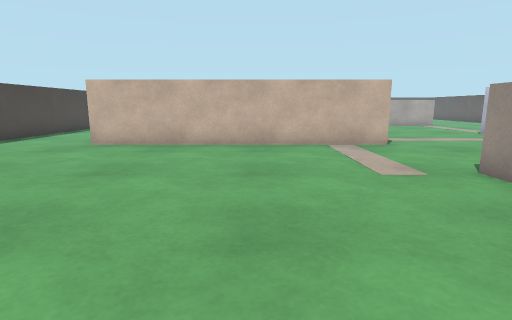
View 1 (above)

19 first-person views from a walk through a world built for the Gazebo simulator. The camera is 0.57 m above the floor, tilts 10° down and sees 80° across. The floor is counted in squares, 0.5 m on a side. Each view is taken from the middle of a square. On the plan, view 1 faces up. The plan holds only what a view shows up to about 13 squares ahead; the rest is blank.

View 2
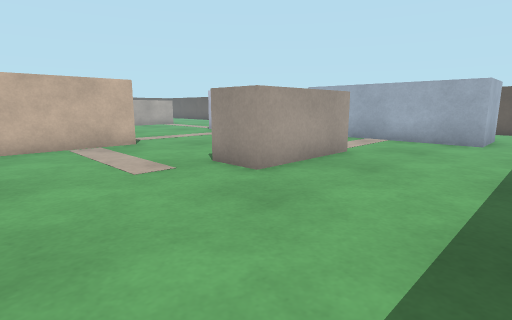

View 3
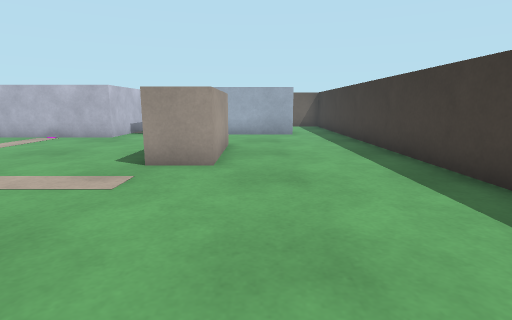

View 4
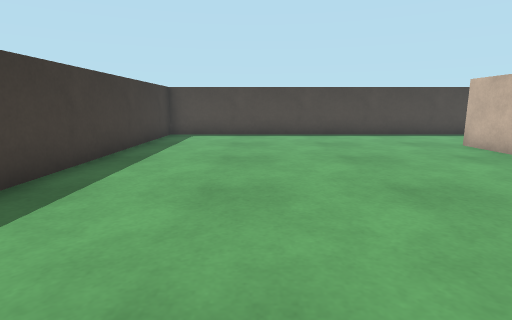

View 5
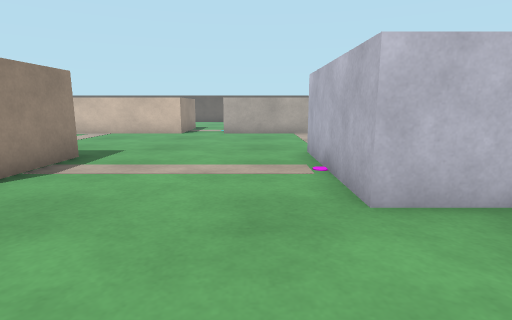

View 6
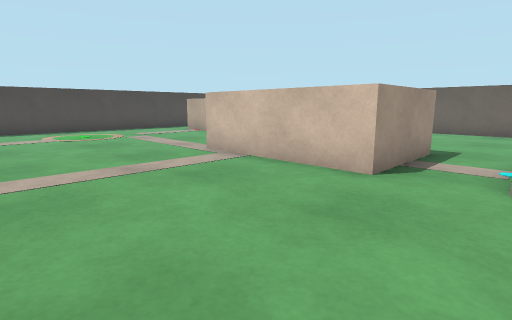

View 7
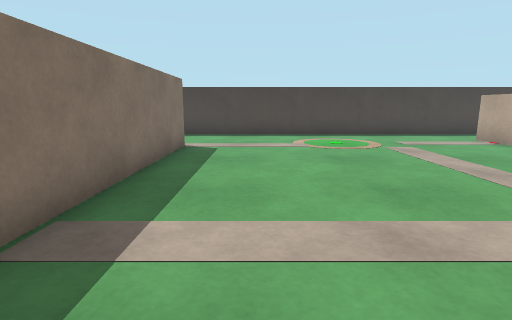

View 8
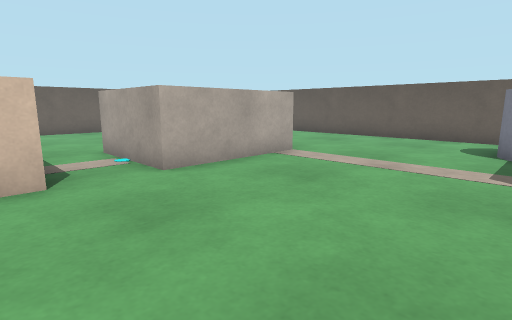

View 9
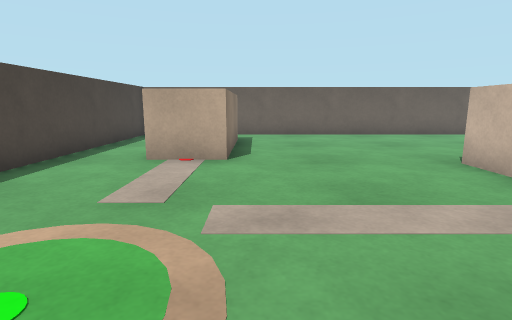

View 10
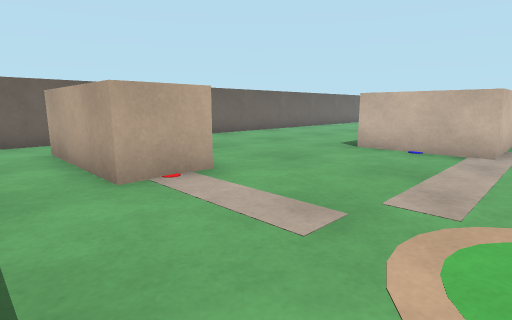

View 11
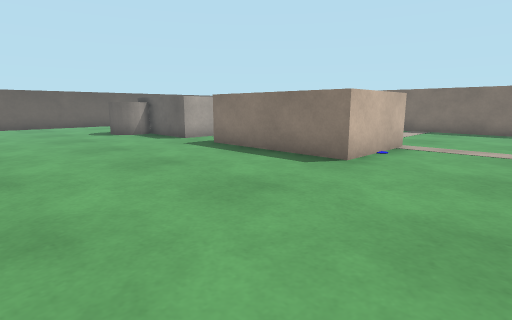

View 12
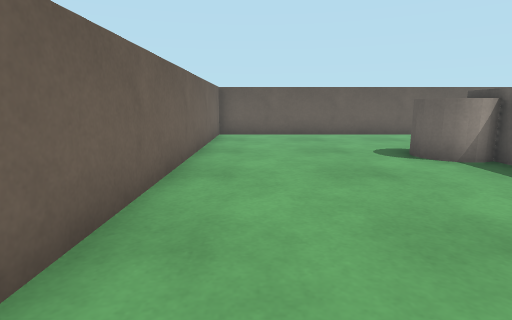

View 13
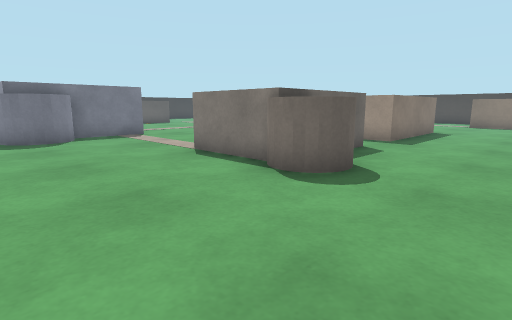

View 14
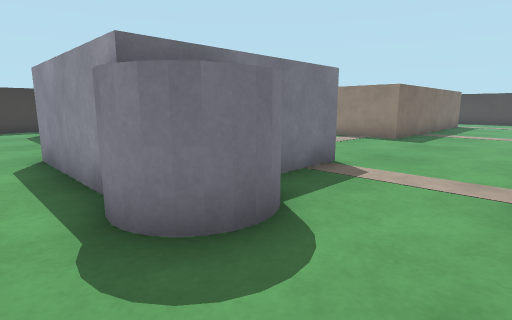

View 15
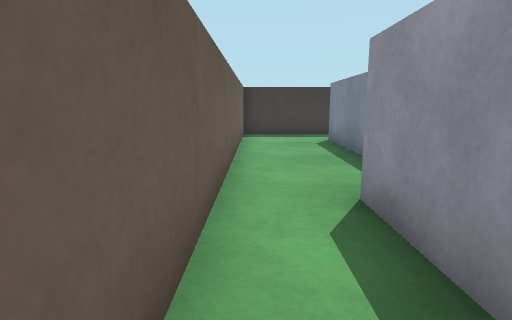

View 16
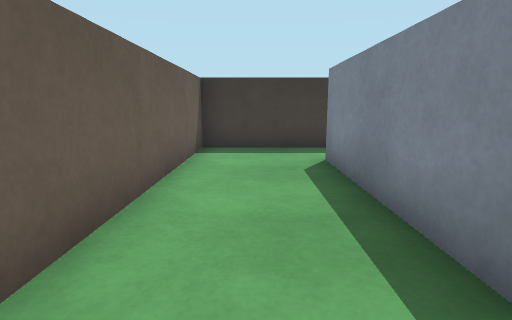

View 17
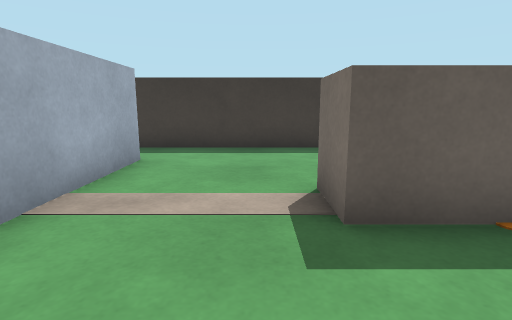

View 18
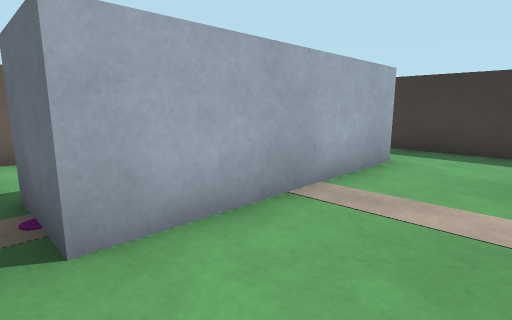

View 19
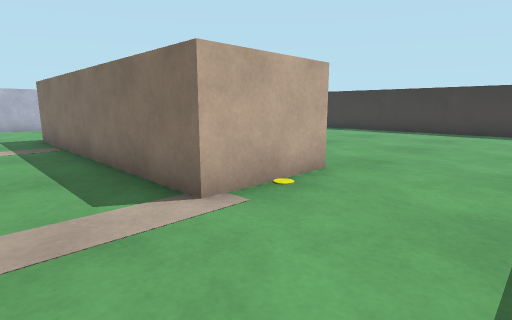

### Floor plan
Key: @ floor where view 1 was taken; # wall or solid block; . floor; B grey box; E beige box; C grey cylinder; R brown box; M magenta cylinder; O other object.
Columns run from 9 left of view 1 to 16 right of it. Each row starts with its distance up from view 1.
 28   ########################
 27 # .......................#
 26 #........................#
 25 #..RR....................#
 24 #..RR....................#
 23 #..RR....................#
 22 #..OO..............CC....#
 21 #........EEEEEE.BBCC.....#
 20 #........O    E.O  B.....#
 19 #........O    E.O  B.....#
 18 #........EEEEEE.BBBB.....#
 17 #........................#
 16 #........................#
 15 #........................#
 14 #.....................C..#
 13 #....................C C.
 12 #...EEEEEEEEEE.....BB  ..
 11 #...O        E.....B  B..#
 10 #...O        E.....B  B..#
  9 #...EEEEEEEEEE.....BB B..#
  8 #........................#
  7 #...................MM...#
  6 #...................BB...#
  5 #............BOOB...BB...#
  4 #............BBBB...BB...#
  3 #...................BB...#
  2 #...................BB...#
  1 #........................#
  0 #........@...............#
 -1 ##########################

Where each view was taken, in squares from view 1:
view 1: 0 up, 0 right, facing up
view 2: 0 up, 0 right, facing up-right
view 3: 3 up, 2 left, facing right
view 4: 3 up, 4 right, facing left
view 5: 5 up, 8 right, facing up
view 6: 13 up, 7 right, facing up-left
view 7: 14 up, 4 right, facing left
view 8: 13 up, 4 right, facing up-right
view 9: 15 up, 4 left, facing up
view 10: 17 up, 8 left, facing up-right
view 11: 27 up, 3 left, facing down-right
view 12: 26 up, 3 right, facing right
view 13: 25 up, 15 right, facing down-left
view 14: 16 up, 15 right, facing down-left
view 15: 12 up, 15 right, facing down
view 16: 8 up, 14 right, facing down
view 17: 8 up, 8 right, facing down
view 18: 8 up, 8 right, facing down-right
view 19: 14 up, 8 left, facing down-right
